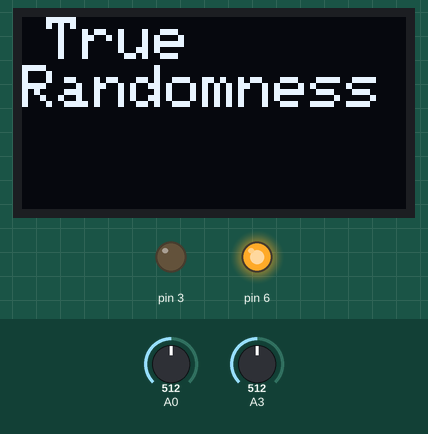
Recording of a sketch running on a simulated Arduino Uno, built for the host (arithmetic inside an expression is 32-bit, double 64-bit). On the bench: 128×64 one-colour display, output pins drawn as LEDs (lit = HIGH). Inputs (shaded band) come from the test bench; at power-on: A0 = 512, A3 = 512. Random numbers use the default seed unless the sketch sets one; EEPROM starts erased; what the sketch prints to the serial monitor is not drawn.

Above: at 0.1 s.
At 2.1 s:
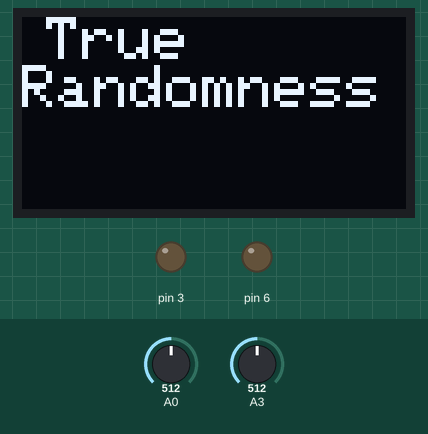
At 3.48 s:
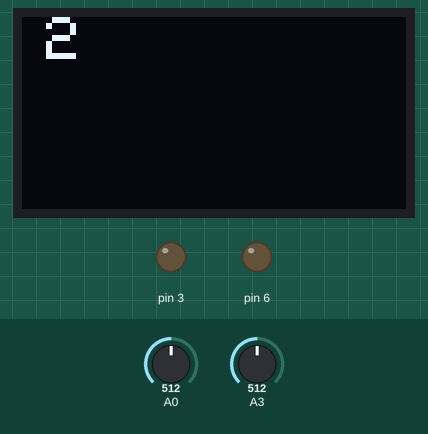
At 6.21 s:
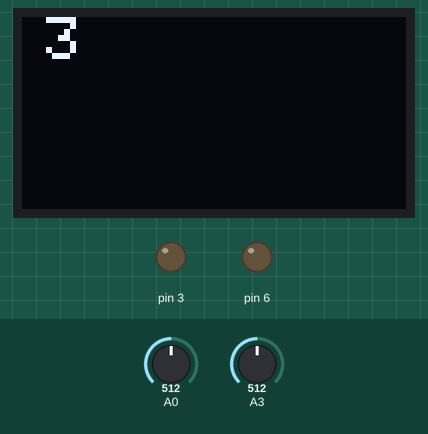
Timing chart, 0 to 7.7 s (numbered marks = the images above):
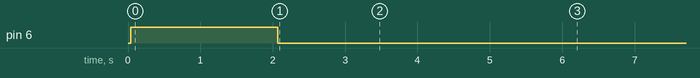

Measured:
- by itself, everything shown: repeats every 3.0 s, in 10 steps
- what the display in image 0 shows lasts 3.2 s, from 0.1 s to 3.3 s

The sketch:

Random_Num.ino
```cpp
/*
  CosmicWatch Desktop Muon Detector Arduino Code
  This code does not use the microSD card reader/writer, but does used the OLED screen.

  Questions?
  Spencer N. Axani
  saxani@mit.edu
  Requirements: Sketch->Include->Manage Libraries:
  SPI, EEPROM, SD, and Wire are probably already installed.
  1. Adafruit SSD1306     -- by Adafruit Version 1.0.1
  2. Adafruit GFX Library -- by Adafruit Version 1.0.2
  3. TimerOne             -- by Jesse Tane et al. Version 1.1.0
*/

#include <Adafruit_SSD1306.h>
#include <Adafruit_GFX.h>
#include <TimerOne.h>
#include <Wire.h>
#include <SPI.h>
#include <EEPROM.h>

typedef struct Numbers {                             //each number has a num, knows wheter it is rolling or not and know the next number after it
        int num;
        bool roll;
        struct Numbers *next;
  } Number;


Number *head = malloc(sizeof(Number));


const byte OLED = 1;                      // Turn on/off the OLED [1,0]

const int SIGNAL_THRESHOLD      = 50;    // Min threshold to trigger on. See calibration.pdf for conversion to mV.
const int RESET_THRESHOLD       = 25;

const int LED_BRIGHTNESS        = 255;    // Brightness of the LED [0,255]

const long double cal[] = {-9.085681659276021e-27, 4.6790804314609205e-23, -1.0317125207013292e-19,
  1.2741066484319192e-16, -9.684460759517656e-14, 4.6937937442284284e-11, -1.4553498837275352e-08,
   2.8216624998078298e-06, -0.000323032620672037, 0.019538631135788468, -0.3774384056850066, 12.324891083404246};


const int cal_max = 1023;

//INTERUPT SETUP
#define TIMER_INTERVAL 1000000          // Every 1,000,000 us the timer will update the OLED readout

//OLED SETUP
#define OLED_RESET 10
Adafruit_SSD1306 display(OLED_RESET);

//initialize variables
char detector_name[40];

unsigned long time_stamp                      = 0L;
unsigned long measurement_deadtime            = 0L;
unsigned long time_measurement                = 0L;      // Time stamp
unsigned long interrupt_timer                 = 0L;      // Time stamp
int start_time                                = 0L;      // Reference time for all the time measurements
unsigned long total_deadtime                  = 0L;      // total measured deadtime
unsigned long waiting_t1                      = 0L;
unsigned long measurement_t1;
unsigned long measurement_t2;

float sipm_voltage                            = 0;
long int count                                = 0L;      // A tally of the number of muon counts observed
float last_sipm_voltage                       = 0;
float temperatureC;

byte waiting_for_interupt                     = 0;
byte SLAVE;
byte MASTER;
byte keep_pulse                               = 0;

void setup() {

  float temperatureC = (((analogRead(A3)+analogRead(A3)+analogRead(A3))/3. * (3300./1024)) - 500.)/10. ;
  srand(temperatureC);
  Serial.begin(9600);
  Number *temp = malloc(sizeof(Number));
  head->num = rand() %10;
  head->roll = 1;
  head->next = temp;

  temp->num = rand() %10;
  temp->roll = 1;
  temp->next = NULL;

  for(int i = 0; i <8 ; i++)  {

      Number *number = malloc(sizeof(Number));
      number->num = rand() %10;
      number->roll =1;
      temp->next = number;
      temp = number;
      temp->next = NULL;

    }
  analogReference (EXTERNAL);
  ADCSRA &= ~(bit (ADPS0) | bit (ADPS1) | bit (ADPS2));  // clear prescaler bits
  ADCSRA |= bit (ADPS0) | bit (ADPS1);                   // Set prescaler to 8
  Serial.begin(9600);

  display.begin(SSD1306_SWITCHCAPVCC, 0x3C);
  pinMode(3, OUTPUT);
  pinMode(6, INPUT);
  if (digitalRead(6) == HIGH) {
      SLAVE = 1;
      MASTER = 0;
      digitalWrite(3,HIGH);
      delay(1000);}

  else{
      delay(10);
      MASTER = 1;
      SLAVE = 0;
      pinMode(6, OUTPUT);
      digitalWrite(6, HIGH);}

  if (OLED == 1){
      display.setRotation(2);         // Upside down screen (0 is right-side-up)
      OpeningScreen();                // Run the splash screen on start-up
      delay(2000);                    // Delay some time to show the logo, and keep the Pin6 HIGH for coincidence
      display.setTextSize(1);}

  else {delay(2000);}
  digitalWrite(3,LOW);
  if (MASTER == 1) {digitalWrite(6, LOW);}

  Serial.println(F("##########################################################################################"));
  Serial.println(F("### CosmicWatch: The Desktop Muon Detector"));
  Serial.println(F("### Questions? saxani@mit.edu"));
  Serial.println(F("### Comp_date Comp_time Event Ardn_time[ms] ADC[0-1023] SiPM[mV] Deadtime[ms] Temp[C] Name"));
  Serial.println(F("##########################################################################################"));

  get_detector_name(detector_name);
  Serial.println(detector_name);
  get_time();
  delay(900);
  start_time = millis();

  Timer1.initialize(TIMER_INTERVAL);             // Initialise timer 1
  Timer1.attachInterrupt(timerIsr);              // attach the ISR routine

}


void increment(Number *n)  {
    if(!n)  {
        return;

      }
    if(n->roll ==1) {
        n->num = (n->num +1)%10;
        increment(n->next);
        return;
      }
    increment(n->next);


  }
//TODO MAKE IT DISPLAY ON SCREEN
void show() {
    display.setTextSize(2);
    display.setTextColor(WHITE);
    display.setCursor(8, 0);
    display.clearDisplay();
    Number *printer = malloc(sizeof(Number));
    printer = head;
    char numString[]="";
    char temp[8];
    while(printer) {
        //fflush(stdin);
        dtostrf(printer->num,1,0,temp);
        strcat(numString,temp);

        //Serial.print(printer->num);
        printer = printer->next;

      }
    display.print(numString);
    display.display();
    //Serial.print(numString);
    //display.setTextSize(1);
    display.clearDisplay();
    delay(8);
    Serial.print("\n");
  }


void stopRoll(Number *n) {
    if(!n)  {
        return;
      }
    if(n->roll == 1)  {
        n->roll =0;
        return;
      }
    stopRoll(n->next);
    return;


  }


void loop()
{
  while (1){
    increment(head);
    show();
    float bound = get_sipm_voltage(analogRead(A0));
    if (bound > 12){

      // Make a measurement of the pulse amplitude
      int adc = analogRead(A0);

      // If Master, send a signal to the Slave
      if (MASTER == 1) {
          digitalWrite(6, HIGH);
          count++;
          stopRoll(head);
          keep_pulse = 1;}

      // Wait for ~8us
      //analogRead(A3);

      // If Slave, check for signal from Master

      if (SLAVE == 1){
          if (digitalRead(6) == HIGH){
              keep_pulse = 1;
              count++;}}

      // Wait for ~8us
      //analogRead(A3);

      // If Master, stop signalling the Slave
      if (MASTER == 1) {
          digitalWrite(6, LOW);}

      // Measure the temperature, voltage reference is currently set to 3.3V
      temperatureC = (((analogRead(A3)+analogRead(A3)+analogRead(A3))/3. * (3300./1024)) - 500.)/10. ;


      // Measure deadtime
      measurement_deadtime = total_deadtime;
      time_stamp = millis() - start_time;


      // If you are within 15 miliseconds away from updating the OLED screen, we'll let if finish


      measurement_t1 = micros();

      if (MASTER == 1) {
          analogWrite(3, LED_BRIGHTNESS);
          sipm_voltage = get_sipm_voltage(adc);
          last_sipm_voltage = sipm_voltage;
          Serial.println((String)count + " " + time_stamp+ " " + adc+ " " + sipm_voltage+ " " + measurement_deadtime+ " " + temperatureC);}

      if (SLAVE == 1) {
          if (keep_pulse == 1) {
              analogWrite(3, LED_BRIGHTNESS);
              sipm_voltage = get_sipm_voltage(adc);
              last_sipm_voltage = sipm_voltage;
              Serial.println((String)count + " " + time_stamp+ " " + adc+ " " + sipm_voltage + " " + measurement_deadtime+ " " + temperatureC);}}

      keep_pulse = 0;
      digitalWrite(3, LOW);
      while(analogRead(A0) > RESET_THRESHOLD){continue;}
      total_deadtime += ((micros()) - measurement_t1) / 1000.;}}
}

void timerIsr()
{
  interrupts();
  interrupt_timer                       = millis();
  if (waiting_for_interupt == 1){
      total_deadtime += (millis() - waiting_t1);}
  waiting_for_interupt = 0;
  if (OLED == 1){
      get_time();}
}

void get_time()
{
  unsigned long int OLED_t1             = micros();
  float count_average                   = 0;
  float count_std                       = 0;

  if (count > 0.) {
      count_average   = count / ((interrupt_timer - start_time - total_deadtime) / 1000.);
      count_std       = sqrt(count) / ((interrupt_timer - start_time - total_deadtime) / 1000.);}
  else {
      count_average   = 0;
      count_std       = 0;}

  //display.setCursor(0, 0);
  //display.clearDisplay();
  //display.print(F("Total Count: "));
  //display.println(count);
  //display.print(F("Uptime: "));

  int minutes                 = ((interrupt_timer - start_time) / 1000 / 60) % 60;
  int seconds                 = ((interrupt_timer - start_time) / 1000) % 60;
  char min_char[4];
  char sec_char[4];

  sprintf(min_char, "%02d", minutes);
  sprintf(sec_char, "%02d", seconds);

  //display.println((String) ((interrupt_timer - start_time) / 1000 / 3600) + ":" + min_char + ":" + sec_char);

  if (count == 0) {
    //display.println("Hi, I'm "+(String)detector_name);
    }
      //if (MASTER == 1) {display.println(F("::---  MASTER   ---::"));}
      //if (SLAVE  == 1) {display.println(F("::---   SLAVE   ---::"));}}


  char tmp_average[4];
  char tmp_std[4];

  int decimals = 2;
  if (count_average < 10) {decimals = 3;}

  dtostrf(count_average, 1, decimals, tmp_average);
  dtostrf(count_std, 1, decimals, tmp_std);

  //display.print(F("Rate: "));
  //display.print((String)tmp_average);
  //display.print(F("+/-"));
  //display.println((String)tmp_std);
  //display.display();

  total_deadtime                      += (micros() - OLED_t1 +73)/1000.;
}

void OpeningScreen(void)
{
    display.setTextSize(2);
    display.setTextColor(WHITE);
    display.setCursor(8, 0);
    display.clearDisplay();
    display.print(F("True \nRandomness"));
    display.display();
    display.setTextSize(1);
    display.clearDisplay();
}


// This function converts the measured ADC value to a SiPM voltage via the calibration array
float get_sipm_voltage(float adc_value)
{
  float voltage = 0;
  for (int i = 0; i < (sizeof(cal)/sizeof(float)); i++) {
    voltage += cal[i] * pow(adc_value,(sizeof(cal)/sizeof(float)-i-1));
    }
    return voltage;
}

// This function reads the EEPROM to get the detector ID
boolean get_detector_name(char* det_name)
{
    byte ch;                              // byte read from eeprom
    int bytesRead = 0;                    // number of bytes read so far
    ch = EEPROM.read(bytesRead);          // read next byte from eeprom
    det_name[bytesRead] = ch;               // store it into the user buffer
    bytesRead++;                          // increment byte counter

    while ( (ch != 0x00) && (bytesRead < 40) && ((bytesRead) <= 511) )
    {
        ch = EEPROM.read(bytesRead);
        det_name[bytesRead] = ch;           // store it into the user buffer
        bytesRead++;                      // increment byte counter
    }
    if ((ch != 0x00) && (bytesRead >= 1)) {det_name[bytesRead - 1] = 0;}
    return true;
}
```
